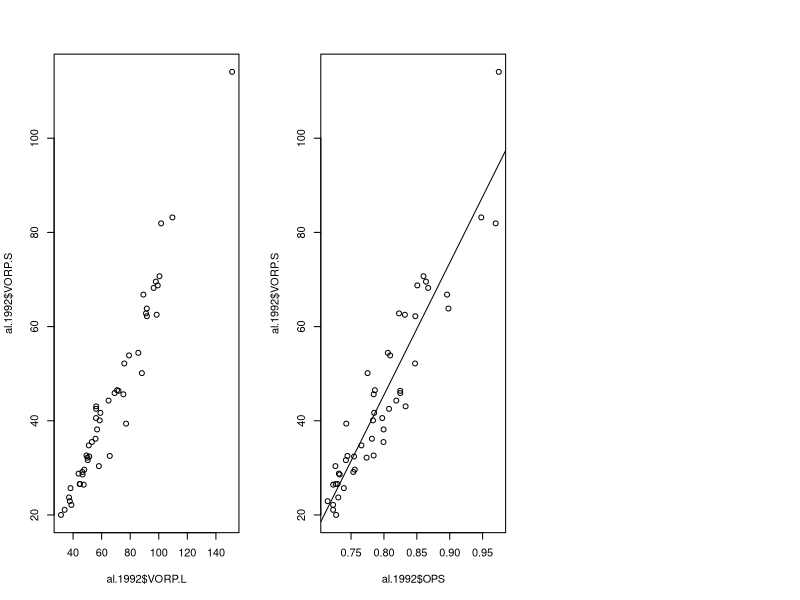

The R source for this figure: (Note: this script raises an error after producing the figure.)
setwd("/Users/jwolo/Downloads/Sport-Analytics/Sport-Analytics/04-Support/")
al.1992 <- read.csv("AL.1992.batting.csv")

make.OBP <- function(h,bb,hbp,ab,sf){
  (h+bb+hbp) / (ab+bb+hbp+sf)
}

make.singles <- function(h,b2,b3,hr){
  h-b2-b3-hr
}

make.SLG <- function(h,b2,b3,hr,ab){
  b1 <- make.singles(h,b2,b3,hr)
  (b1+2*b2+3*b3+4*hr)/ab
}

make.linearRC <- function(h,b2,b3,hr,bb,hbp){
  b1 <- make.singles(h,b2,b3,hr)
  (.72*bb+.75*hbp+.9*b1+1.24*b2+1.56*b3+1.95*hr)
}

make.simpleRC <- function(OBP, SLG, AB){
  OBP*SLG*AB
}

make.outs <- function(PA, H, BB, HBP){
  PA-H-BB-HBP
}

al.1992$OBP <- apply(al.1992[,3:13],   
                     1,         
                     function(x){make.OBP(x[4],x[8],x[10],x[2],x[11])}
)

al.1992$SLG <- apply(al.1992[,3:13],   
                     1,                
                     function(x){make.SLG(x[4],x[5],x[6],x[7],x[2])}
)

al.1992$RC.L <- apply(al.1992[,3:13],
                     1,              
                     function(x){make.linearRC(x[4],x[5],x[6],x[7],x[8],x[10])}
)

al.1992$RC.S <- apply(al.1992[,3:15],   
                     1,                
                     function(x){make.simpleRC(x[12],x[13],x[1])}
)

al.1992$outs <- apply(al.1992[,3:15],   
                      1,                
                      function(x){make.outs(x[1],x[4],x[8],x[10])}
)

al.1992$OPS <- with(al.1992, OBP+SLG)


#
# AL TOTALS 1992
# make.linearRC(h=20006,b2=3596,b3=386,hr=1776,bb=7704,hbp=585)
# [1] 27333.23
# make.simpleRC(OBP=.328,SLG=.385,AB=77147)
# [1] 9742.123
# make.outs(PA=86887,H=20006,BB=7704,HBP=585)
# [1] 58592
#
al.1992$RpO.L <- with(al.1992, RC.L/outs)
al.1992$RpO.S <- with(al.1992, RC.S/outs)
al.1992$VORP.L <- with(al.1992, (RpO.L-(27333/58592)*.8)*outs)
al.1992$VORP.S <- with(al.1992, (RpO.S-(9742/58592)*.8)*outs)


par(mfrow=c(1,3))
plot(al.1992$VORP.L, al.1992$VORP.S)
plot(al.1992$OPS, al.1992$VORP.S)
line(abline(lm(VORP.S~OPS, data=al.1992)))
hist(al.1992$VORP.S)

al.1992[order(-al.1992$VORP.S),c(1,2,21:22)]

#
# Pitchers
#

pitchers <- read.csv("AL.1992.pitching.csv")

make.RA <- function(R, IP){
  9*(R/IP)
}

make.VORP.p <- function(IP, RA, Repl){
  IP * (Repl-RA)/9
}

AL.Replacement <- make.RA(R=9802, IP=20329) * 1.35 - 0.66


pitchers$RA <- apply(pitchers[,3:14],
                     MARGIN=1,
                     FUN=function(x){make.RA(x[8],x[6])})


pitchers$VORP <- apply(pitchers[,3:15],
                       MARGIN=1,
                       FUN=function(x){make.VORP.p(x[6],x[13],AL.Replacement)})

head(pitchers[order(-pitchers$VORP),c(1:5,8,16)],15)
head(pitchers[order(pitchers$VORP),],15)

hist(pitchers$VORP,xlab = "VORP", ylab = "Count", main="Histogram of VORP")
plot(pitchers$ERA, pitchers$VORP, xlab="ERA", ylab="VORP", main="ERA + VORP")
plot(pitchers$W, pitchers$VORP, xlab="Wins", ylab="VORP", main="Wins + VORP")

#
# Simple WAR
#

al.1992$WAR <- al.1992$VORP.S/10
pitchers$WAR <- pitchers$VORP/10
head(al.1992[order(-al.1992$VORP.S),c(1,2,24)],10)
head(pitchers[order(-pitchers$VORP),c(1:2,17)],10)

